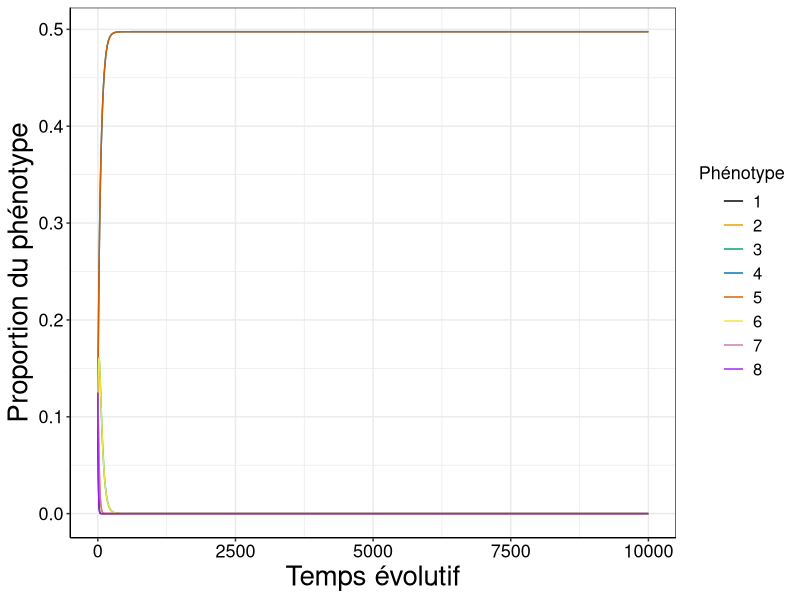
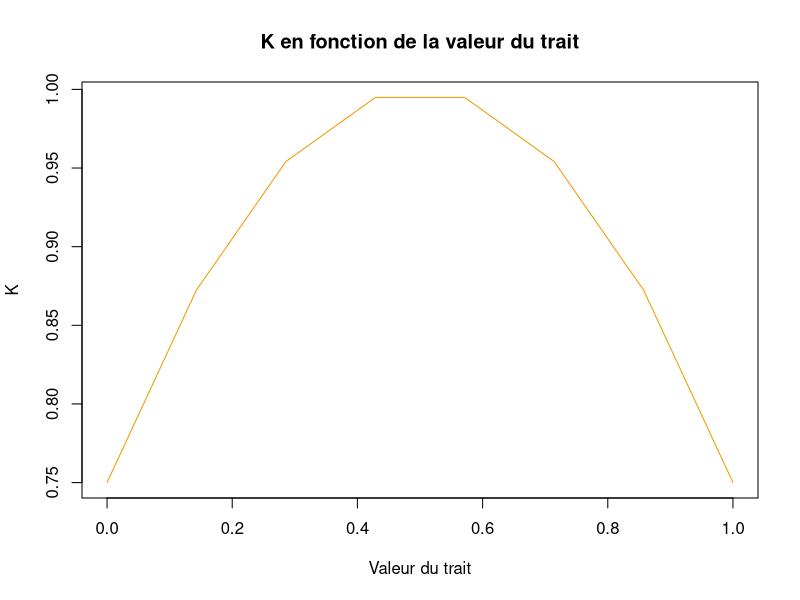
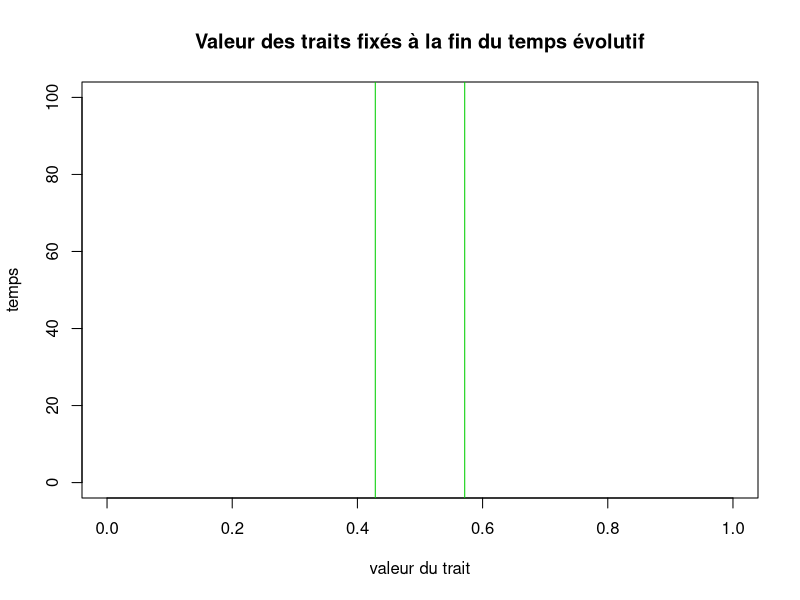
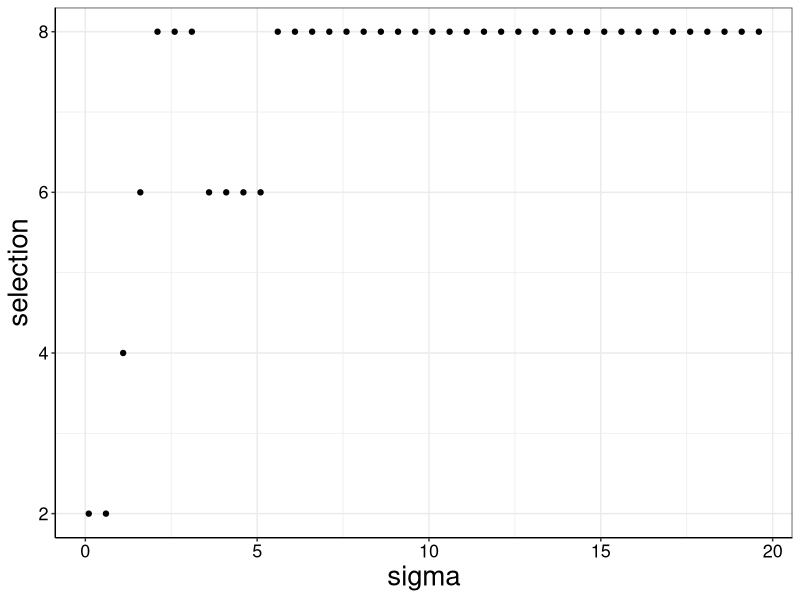
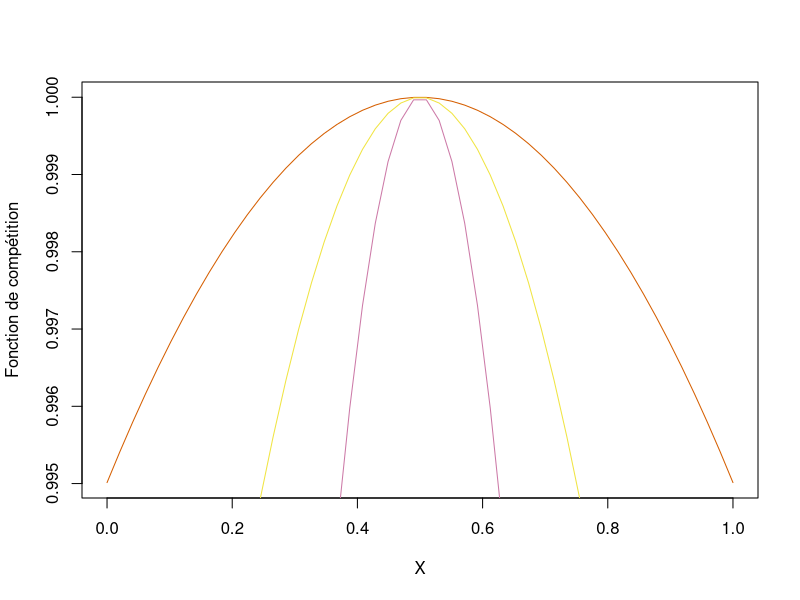

Source code (R) for these figures, in order: (Note: this script raises an error after producing the figures.)
## ---- chunk 1
rm(list=ls())
library(deSolve)
library(tidyverse)
## ---- chunk 2
main_theme = theme_bw()+
  theme(axis.line = element_line(colour = "black"),
        axis.text.x = element_text(colour = "black", size=13),
        axis.text.y = element_text(colour = "black", size=13),
        legend.title = element_text(colour = "black", size=13),
        legend.title.align=0.5,
        legend.text = element_text(colour = "black", size=12),
        axis.title=element_text(size=20))

## ---- chunk 3
fonc.K = function(x, K0 = K0, lambda = lambda, x0 = x0){return(
  max(0, 1/(K0-lambda*(x - x0)^2)))}  #Afin de ne pas obtenir de valeur négative, le maximum entre 0 et la valeur de K est retourné. 

fonc.a = function(x, y, sigma = sigma){
  return(exp(-(x-y)**2/2*(sigma^2)))
}

EDO_LK <- function(t, y, paraM){
  with(as.list(paraM), { # permet d'éviter de lister les paramètres 

  Mat = A * K

  dndt <- r*y*(1-(y%*%Mat)) # Equation différentielle 
  
  return(list(dndt))
  })
}


## ---- chunk 4
# les valeurs des paramètres sont renseignées, elles pourront être réadaptées au besoin

N <- 8 #nombre de traits

# Pour le calcul de la fonction de compétition (a)
sigma <- 0.2

# Pour le calcul de la fonction de fitness (K)
K0 <- 1
lambda <- 1
x0 <- 1/2

# Pour le calcul de la valeur des trais phénotypique 
xmin <- 0
xmax <- 1

#Pour le calcul de la proportion d'un phénotype x donné (= résolution de l'EDO)
r <- 0.5

## ---- chunk 5

# création des N valeurs de trait phénotypiques
X = seq(xmin, xmax, length.out = N)

#Création des matrice K et A vides 
K = matrix(NA, nrow = length(X), ncol = length(X))
A = matrix(NA, nrow = length(X), ncol = length(X))

for(i in 1:length(X)){
  for(j in 1:length(X)){
    K[i,j] =  fonc.K(x = X[j],K0 = K0, lambda = lambda, x0 = x0)
    A[i,j] = fonc.a(x = X[i], y = X[j], sigma = sigma)
  }
}


## ---- chunk 6
paraM <- list(r = r, K = K, A=A) #passage de M en paramètre pour qu'elle soit un input de EDO_LK

# paramètres nécessaires à la résolution de l'équation différentielle
temps <- seq(0,10000,1)
nbarre <- rep(K0/N, N)

solution <- ode(y = nbarre, times = temps, func = EDO_LK, parms = paraM)
## ---- chunk 7
solution %>%
  as_tibble() %>%
  mutate_all(as.numeric) %>%
  pivot_longer(-time, names_to = "Phénotype", values_to = "value") %>%
  ggplot() +
  geom_line(aes(x = time, y = value, color = Phénotype))+
  xlab ("Temps évolutif")+
  ylab ("Proportion du phénotype")+
  scale_colour_manual(values=c("#000000", "#E69F00", "#009E73",
                               "#0072B2", "#D55E00", "#F0E442", "#CC79A7", "purple"))+
  main_theme
## ---- chunk 8
plot(x=X, y=K[1,]^(-1), type='l', col = "orange2", xlab= "Valeur du trait", ylab = "K", main = "K en fonction de la valeur du trait")
## ---- chunk 9

etatfinal = solution[nrow(solution),2:ncol(solution)] #solution de l'équation différentielle au temps final

plot(NULL, ylim = c(0, 100), xlim= c(xmin, xmax), xlab="valeur du trait", ylab="temps", type='l', main ="Valeur des traits fixés à la fin du temps évolutif")
for (rgtrait in 1:length(etatfinal)){
  if (etatfinal[rgtrait] > 0.1){ #seuil
    abline(v = X[rgtrait], col='green3')
  }
}
## ---- chunk 10
val_sig = seq (0.1,20,0.5) # valeur de sigma testées

selection <- rep(NULL, length( seq (0.5,20,0.5))) #vecteur du nombre de traits sélectionnés 

for (i in val_sig){
sigma = i 

#Création des matrice K et A vides 
K = matrix(NA, nrow = length(X), ncol = length(X))
A = matrix(NA, nrow = length(X), ncol = length(X))

for(i in 1:length(X)){
  for(j in 1:length(X)){
    K[i,j] =  fonc.K(x = X[j],K0 = K0, lambda = lambda, x0 = x0)
    A[i,j] = fonc.a(x = X[i], y = X[j], sigma = sigma)
  }
}

#listes de paramètres
paraM <- list(r = r, K = K, A = A) 

# paramètres nécessaires à la résolution de l'équation différentielle
temps <- seq(0,100,1)

solution <- ode(y = nbarre, times = temps, func = EDO_LK, parms = paraM)

# on récupère le nombre de phénotype sélectionné 
selection <- c(selection, sum(solution[nrow(solution),2:ncol(solution)]>0.1))


}
## ---- chunk 11
sel_sig = data.frame(sigma = val_sig, selection = selection)

ggplot(data = sel_sig)+
  geom_point(aes(x = sigma, y = selection))+
  main_theme
## ---- chunk 12
X = seq(from = 0, to = 1, length.out = 50 )

plot(X,fonc.a(x = X, y = 0.5, sigma = 0.2), type = "l", col =  "#D55E00", ylab = ("Fonction de compétition"))
lines(X,fonc.a(x = X, y = 0.5, sigma = 0.4), type = "l", col = "#F0E442")
lines(X,fonc.a(x = X, y = 0.5, sigma = 0.8), type = "l", col = "#CC79A7")

## ---- chunk 13
#Initialisation des paramètres pour cette étude
sigma = 0.5
N = 20 #nombre de traits
M = 100 #temps évolutif répétition du temps t. 
p = 0.1 #probanilité de mutation
X = seq(xmin, xmax, length.out = N) #valeur des traits
nbarre <- rep(K0/N, N) #Une même portion d'individu partagent chaque trait


#Création des matrice K et A (elles restent fixe malgré la mutation)
K = matrix(NA, nrow = length(X), ncol = length(X))
A = matrix(NA, nrow = length(X), ncol = length(X))

for(i in 1:length(X)){
  for(j in 1:length(X)){
    K[i,j] =  fonc.K(x = X[j],K0 = K0, lambda = lambda, x0 = x0)
    A[i,j] = fonc.a(x = X[i], y = X[j], sigma = sigma)
  }
}

# Création de la matrice qui va contenir les valeurs des phénotypes au cours du temps évolutif M
nTmat = matrix(nrow=M, ncol=length(X))

for(m in 1:M){
  solution <- ode(y = nbarre, times = temps, func = EDO_LK, parms = paraM)
  nT = solution[nrow(solution),2:ncol(solution)]
  
  for (rgtrait in 1:length(nT)){
    if (nT[rgtrait] > 0.01){
      nTmute <- nT[1:length(nT)-1]*p
      a = runif(1,0,1)
      
      if (a>0.5){ #mutation à droite
        nT[1:length(nT)-1] = nT[1:length(nT)-1] - nTmute
        nT[2:length(nT)] = nT[2:length(nT)] + nTmute
      }
      #else{ #mutation à gauche
        #nT[1:length(nT)-1] = nT[1:length(nT)-1] + nTmute
        #nT[2:length(nT)] = nT[2:length(nT)] - nTmute
      #}
    }
  }
  nbarre <- nT
  nTmat[m,] <- nT
}


## Affichage graphique

colnames(nTmat) = c(1:N) # on renome pour acceder à l'indice ensuite

nTmat = as.data.frame(nTmat) # on passe la matrice en tableau (obligatoire pour ggplot)

temps_evol <- seq(1, M, 1)
nTmat$time <- temps_evol # ajout du temps

# passage des colonnes en lignes pour permettre l'affichage sous ggplot 
nTmat_long = nTmat%>%
  pivot_longer(-time, values_to = "dens", names_to = "phenotype")


nTmat_long$trait = X[ as.numeric(nTmat_long$phenotype)] # étiquette du trait

# Plots
ggplot(nTmat_long)+
  geom_contour(aes(trait, time,  z=dens))+
  scale_fill_gradient2(low = "white" ,
                       high = "red")+
  main_theme

ggplot(nTmat_long)+
  geom_raster(aes(trait, time,  fill=dens))+
  scale_fill_gradient2(low = "white" ,
                       high = "red")+
  main_theme
## ---- chunk 14
sigma = 2

z <- rep(0,N)
z[1] <- 1

nbarre <- z # cette fois, toute la population possède le trait inoptimal à l'état inital.

#Création des matrice K et A (elles restent fixe malgré la mutation)
K = matrix(NA, nrow = length(X), ncol = length(X))
A = matrix(NA, nrow = length(X), ncol = length(X))

for(i in 1:length(X)){
  for(j in 1:length(X)){
    K[i,j] =  fonc.K(x = X[j],K0 = K0, lambda = lambda, x0 = x0)
    A[i,j] = fonc.a(x = X[i], y = X[j], sigma = sigma)
  }
}

# Création de la matrice qui va contenir les valeurs des phénotypes au cours du temps évolutif M
nTmat = matrix(nrow=M, ncol=length(X))

for(m in 1:M){
  solution <- ode(y = nbarre, times = temps, func = EDO_LK, parms = paraM)
  nT = solution[nrow(solution),2:ncol(solution)]
  for (rgtrait in 1:length(nT)){
    if (nT[rgtrait] > 0.01){
      nTmute <- nT[1:length(nT)-1]*p
      a = runif(1,0,1) 
      if (a>0.5){ #mutation à droite
        nT[1:length(nT)-1] = nT[1:length(nT)-1] - nTmute
        nT[2:length(nT)] = nT[2:length(nT)] + nTmute
      }
      #else{ #mutation à gauche
        #nT[1:length(nT)-1] = nT[1:length(nT)-1] + nTmute
        #nT[2:length(nT)] = nT[2:length(nT)] - nTmute
      #}
    }
  }
  nbarre <- nT
  nTmat[m,] <- nT
}
 

 
#### et on plot !

colnames(nTmat) = c(1:N) # on renome pour acceder à l'indice ensuite

nTmat = as.data.frame(nTmat) # on passe la matrice en tableau (obligatoire pour ggplot)

temps_evol <- seq(1, M, 1)
nTmat$time <- temps_evol # ajout du temps

# passage des colonnes en lignes pour permettre l'affichage sous ggplot 
nTmat_long = nTmat%>%
  pivot_longer(-time, values_to = "dens", names_to = "phenotype")


nTmat_long$trait = X[ as.numeric(nTmat_long$phenotype)] # étiquette du trait

ggplot(nTmat_long)+
  geom_contour(aes(trait, time,  z=dens))+
  scale_fill_gradient2(low = "white" ,
                       high = "red")+
  main_theme+
  ylab("temps évolutif")

ggplot(nTmat_long)+
  geom_raster(aes(trait, time,  fill=dens))+
  scale_fill_gradient2(low = "white" ,
                       high = "red")+
  main_theme+
  ylab("temps évolutif")
## ---- chunk 15

sigma = 0.5

z <- rep(0,N)
z[1] <- 1
nbarre <- z 

#Création des matrice K et A (elles restent fixe malgré la mutation)
K = matrix(NA, nrow = length(X), ncol = length(X))
A = matrix(NA, nrow = length(X), ncol = length(X))

for(i in 1:length(X)){
  for(j in 1:length(X)){
    K[i,j] =  fonc.K(x = X[j],K0 = K0, lambda = lambda, x0 = x0)
    A[i,j] = fonc.a(x = X[i], y = X[j], sigma = sigma)
  }
}

# Création de la matrice qui va contenir les valeurs des phénotypes au cours du temps évolutif M
nTmat = matrix(nrow=M, ncol=length(X))

for(m in 1:M){
  solution <- ode(y = nbarre, times = temps, func = EDO_LK, parms = paraM)
  nT = solution[nrow(solution),2:ncol(solution)]
  for (rgtrait in 1:length(nT)){
    if (nT[rgtrait] > 0.01){
      nTmute <- nT[1:length(nT)-1]*p
      a = runif(1,0,1) 
      if (a>0.5){ #mutation à droite
        nT[1:length(nT)-1] = nT[1:length(nT)-1] - nTmute
        nT[2:length(nT)] = nT[2:length(nT)] + nTmute
      }
      #else{ #mutation à gauche
        #nT[1:length(nT)-1] = nT[1:length(nT)-1] + nTmute
        #nT[2:length(nT)] = nT[2:length(nT)] - nTmute
      #}
    }
  }
  nbarre <- nT
  nTmat[m,] <- nT
}
 

 
#### et on plot !


colnames(nTmat) = c(1:N) # on renome pour acceder à l'indice ensuite

nTmat = as.data.frame(nTmat) 

temps_evol <- seq(1, M, 1)
nTmat$time <- temps_evol # ajout du temps


nTmat_long = nTmat%>%
  pivot_longer(-time, values_to = "dens", names_to = "phenotype")

nTmat_long$trait = X[ as.numeric(nTmat_long$phenotype)] # étiquette du trait



ggplot(nTmat_long)+
  geom_contour(aes(trait, time,  z=dens))+
  scale_fill_gradient2(low = "white" ,
                       high = "red")+
  main_theme

ggplot(nTmat_long)+
  geom_raster(aes(trait, time,  fill=dens))+
  scale_fill_gradient2(low = "white" ,
                       high = "red")+
  main_theme
